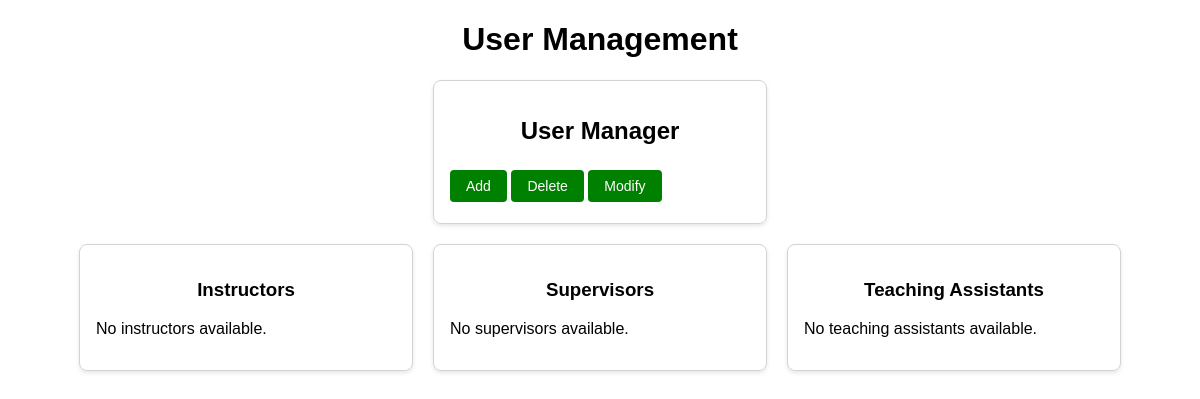
The page /usermanagement/ on the database as committed earlier.
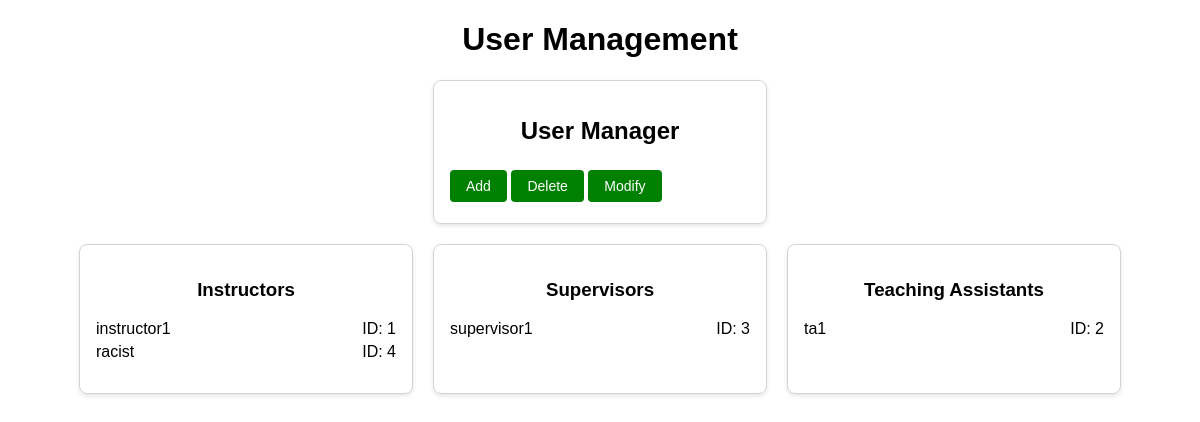
The same page on the database as committed later.
### scheduler/models.py (models this page shows, shortened)
class User(models.Model):
    INSTRUCTOR = 'Instructor'
    TEACHING_ASSISTANT = 'Teaching Assistant'
    SUPERVISOR = 'Supervisor'
    ROLE_CHOICES = [
        (INSTRUCTOR, 'Instructor'),
        (TEACHING_ASSISTANT, 'Teaching Assistant'),
        (SUPERVISOR, 'Supervisor'),
    ]
    user_id = models.AutoField(primary_key=True) #Unigue id, for now just pk
    username = models.CharField(max_length=25, unique=True)
    password = models.CharField(max_length=50)
    role = models.CharField(max_length=20, choices=ROLE_CHOICES)# Instructor or Teaching Assistant or Supervisor
    email = models.CharField(max_length=255, blank=True, null=True)
    phone_number = models.CharField(max_length=15, blank=True, null=True)
    address = models.CharField(max_length=255, blank=True, null=True)

### scheduler/views.py (the view, shortened to what this page needs)
# urls.py: path('usermanagement/', UserManagementView.as_view(), name='UserManagement'),
class UserManagementView(View):
    def get(self, request):
        users = User.objects.all()
        return render(request, 'user_management.html', {'users': users})

### templates/user_management.html (shortened to what this page needs)
<!DOCTYPE html>
<html>
<head>
</head>
<body>
    <h1>User Management</h1>
    <div class="container">
        <div class="card">
            <h2>User Manager</h2>
            <div class="edit-section">
                <button type="button" onclick="toggleForm('user-add-form')" class="btn">Add</button>
                <button type="button" onclick="toggleForm('user-delete-form')" class="btn">Delete</button>
                <button type="button" onclick="toggleForm('user-edit-form')" class="btn">Modify</button>
            </div>
        </div>
    </div>
    <div class="section-container">
        <div class="list">
            <h3>Instructors</h3>
            <ul>
                {% for user in users %}
                    {% if user.role == 'Instructor' %}
                        <li>
                            <span class="username">{{ user.username }}</span>
                            <span class="user-id">ID: {{ user.user_id }}</span>
                        </li>
                    {% endif %}
                {% empty %}
                    <li>No instructors available.</li>
                {% endfor %}
            </ul>
        </div>
        <div class="list">
            <h3>Supervisors</h3>
            <ul>
                {% for user in users %}
                    {% if user.role == 'Supervisor' %}
                        <li>
                            <span class="username">{{ user.username }}</span>
                            <span class="user-id">ID: {{ user.user_id }}</span>
                        </li>
                    {% endif %}
                {% empty %}
                    <li>No supervisors available.</li>
                {% endfor %}
            </ul>
        </div>
        <div class="list">
            <h3>Teaching Assistants</h3>
            <ul>
                {% for user in users %}
                    {% if user.role == 'Teaching Assistant' %}
                        <li>
                            <span class="username">{{ user.username }}</span>
                            <span class="user-id">ID: {{ user.user_id }}</span>
                        </li>
                    {% endif %}
                {% empty %}
                    <li>No teaching assistants available.</li>
                {% endfor %}
            </ul>
        </div>
    </div>
</body>
</html>

Rows that differ between the two databases and show on the page:
added User: username "instructor1", user_id "1", shown under "Instructors"
added User: username "racist", user_id "4", shown under "Instructors"
added User: username "supervisor1", user_id "3", shown under "Supervisors"
added User: username "ta1", user_id "2", shown under "Teaching Assistants"
Other text that changed with them:
text no longer shown: "No instructors available. No supervisors available. No teaching assistants available."
